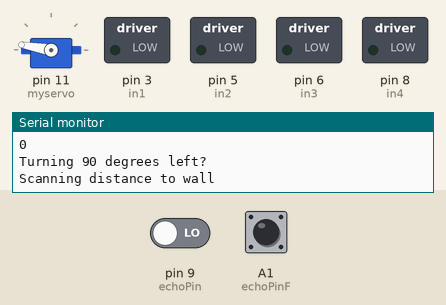
This sketch was run on a simulated Arduino Uno, built with avr-gcc and run on an emulated ATmega328P. On the bench: servo, switched loads named in the sketch (green lamp = pin HIGH), the last lines printed to the serial monitor. Inputs (shaded band) come from the test bench; at power-on: A1 (echoPinF) LOW, pin 9 (echoPin) LOW. Pins used as bus, display or sensor lines are not drawn.

Above: at 6.2 s.
At 23.2 s:
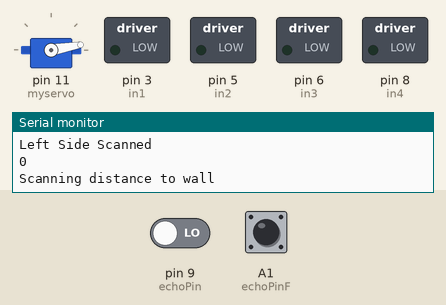
23.3 s: A1 (echoPinF) pulsed HIGH 5 times (0.12 s each, 0.3 s apart)
At 24.7 s:
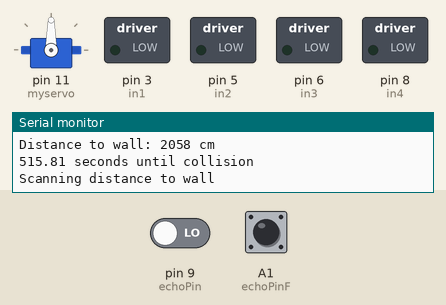
Timing chart, 0 to 35.3 s (numbered marks = the images above; inputs shaded):
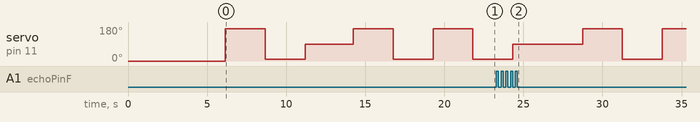

The sketch:

Arduino_Robot_Code_WServo_Degrees_SS.ino
```cpp
void(* resetFunc) (void) = 0;
//Defining connections for the motors
#define in1 3    //in1 (H-board) connected with 2 (Arduino)   Left
#define in2 5    //in2 (H-board) connected with 4 (Arduino)   Left                Probably change these values up here
#define in3 6    //in3 (H-board) connected with 7 (Arduino)   Right
#define in4 8    //in4 (H-board) connected with 8 (Arduino)   Right

//Definionnections for ultrasonic sensor
#define echoPin 9    //echo (Sensor) connected with PWM 9
#define trigPin 10   //trig (Sensor) connected with PWM 10
#define RESET 12     //restarts code

//
#define echoPinF A1    //echo (Sensor) connected with PWM 9
#define trigPinF A0   //trig (Sensor) connected with PWM 10

#include <Servo.h>
Servo myservo;

//Defining variables
long duration; //Long variable used to extend the amount of time the sensor records to properly measure the the speed of the wavelength when calculating distance
int distance; //variable for distance in centimeters
double Tim; //Time is in regards to miliseconds
int ang=0; //For Servo
int conWall=0;
int Left=0;
int Right=0;
double DWall=0;


//Defining variables for Front
long Fduration;
int Fdistance;
double FTim;
int Front=0;


void setup()
{
 myservo.attach(11);
 myservo.write(0);
 pinMode (trigPin, OUTPUT);     //The trig pin on the Servo Sensor
 pinMode (echoPin, INPUT);      //The echo pin on the Servo Sensor
 pinMode (trigPinF, OUTPUT);    //The trig pin on the Front Sensor
 pinMode (echoPinF, INPUT);     //The echo pin on the Front Sensor
 pinMode (in1, OUTPUT);         //In1 on the H-Board; Used to spin the left motor in the same direction as In3
 pinMode (in2, OUTPUT); //       //In2 on the H-Board; Used to spin the left motor in the same direction as In4  INPUT
 pinMode (in3, OUTPUT);         //In3 on the H-Board; Used to spin the right motor in the same direction as In1
 pinMode (in4, OUTPUT);          //In4 on the H-Board; Used to spin the right motor in the same direction as In2 INPUT

 Serial.begin(9600);            //Launches the Serial Monitor in 9600 baud
 Serial.println("Launching..."); //Just to know when the program starts
 Serial.println("(Failsafe Ready)");
 delay(2000);

 //Methods
 FindWall();                    //Used to find object
 TurnToWall();                  //Turns the robot in the direction of the wall
 LRCompare();                   //Possibly scan to detect which direction will allow the robot to move
 FollowWallSides();             //Wall following
 //More stuff                               The velocity is 3.989822670059037m/s (or 0.398982267005903668), the distance is found, and the time is t=d/v
}

double FindWall()
{
  do
  {
    myservo.write(ang);
    digitalWrite(trigPin, LOW);             //Doesn't trigger the Sensor
    delay(10);                              //The delay
    digitalWrite(trigPin, HIGH);            //Triggers the Sensor and the ultrasonic pulses
    delay(10);                              //Another delay
    digitalWrite(trigPin, LOW);             //Stops the Sensor
    duration=pulseIn(echoPin, HIGH);        //The echoPin activates and recieves the wave used by the trigPin
    distance=duration*0.0343/2;             //Distance=Duration*Speed of Sound (in centimeters)/the delay that the trigPin writes (in microseconds)
    Serial.print("Distance: ");             //Print
    Serial.print(distance);                 //Print
    Serial.println(" cm");                  //Prints and has the printing in the Serial Monitor be on separate lines
    ang=ang+1;
    delay (100);
  }
  while(ang<=170&&distance>=20);               //Change 40 to 20
    {
      if (distance<=20)                        //Change 40 to 20
      {
        ang=ang;
        Serial.print("Found nearby object: ");
        Serial.print(distance);
        Serial.print(" cm away at ");
        Serial.print(ang);
        Serial.println(" degrees");
        digitalWrite(trigPin, LOW);       //
        digitalWrite(echoPin, LOW);
        Serial.println("Scanning...paused");
        delay(1000);
        TurnToWall();
        Time();
        Approach();
      }
      if (ang>=170)
      {
        Serial.println("Task Failed: Reset");
        myservo.write(0);
        Serial.println("Repositioning Start...");
        Serial.println("Failsafe enabled");
        //Implement motors to either go foward by a little bit or spin to readjust itself
//       Realign ();
        resetFunc();
      }
    }
}

void TurnToWall()  //Used to change servo and readjust the motors
{
  if (ang==0||ang<10)
  {
    //The robot would have to turn 90 degrees, so only left motor would need to spin forward or both would need to spin the same distance
    Serial.println("Turning 90 degrees left?");
//  digitalWrite();
//  digitalWrite();
  }
    if (ang>=10&&ang<20)
  {
    Serial.println("Turning 75 degrees");
//  digitalWrite();
//  digitalWrite();
  }
    if (ang>25&&ang<35)
  {
    Serial.println("Turning 60 degrees");
//  digitalWrite();
//  digitalWrite();
  }
    if (ang>40&&ang<50)
  {
    Serial.println("Turning 45 degrees");
//  digitalWrite();
//  digitalWrite();
  }
    if (ang>55&&ang<65)
  {
    Serial.println("Turning 30 degrees");
//  digitalWrite();
//  digitalWrite();
  }
    if (ang>70&&ang<80)
  {
    Serial.println("Turning 15 degrees");
//digitalWrite();
//digitalWrite();
  }
    if (ang>85&&ang<95)
  {
    //The only one that would be able to go forward; so nothing would happen
    Serial.println("Turning 0 degrees");
  }
    if (ang>100&&ang<110)
  {
    Serial.println("Turning 15 degrees");
//digitalWrite();
//digitalWrite();
  }
    if (ang>115&&ang<125)
  {
    Serial.println("Turning 30 degrees");
//digitalWrite();
//digtialWrite();
  }
    if (ang>130&&ang<140)
  {
    Serial.println("Turning 45 degrees");
//digitalWrite();
//digitalWrite();
  }
    if (ang>145&&ang<155)
  {
    Serial.println("Turning 60 degrees");
//digitalWrite();
//digitalWrite();
  }
    if (ang>160)
  {
    Serial.println("Turing 75 degrees");
//digitalWrite();
//digitalWrite();
  }

}

void Time()
{
  //Basically use the distance given and divide by the velocity to find the time needed to determine how long the wheels should spin for


    digitalWrite(trigPin, LOW);             //Doesn't trigger the Sensor
    Serial.println("Scanning distance to wall");
    delay(10);                              //The delay
    digitalWrite(trigPin, HIGH);            //Triggers the Sensor and the ultrasonic pulses
    delay(10);                              //Another delay
    digitalWrite(trigPin, LOW);             //Stops the Sensor
    duration=pulseIn(echoPin, HIGH);        //The echoPin activates and recieves the wave used by the trigPin
  distance=duration*0.0343/2;
  Tim=distance/0.398982267005903668;
  Serial.print("Distance to wall: ");
  Serial.print(distance);
  Serial.println(" cm");
  Serial.print(Tim*0.1);                    //Multiplied by 0.001
  Serial.println(" seconds to approach object");
}

void Approach()
{
  int Right=0;
  int Left=0;
//  digitalWrite(in2, HIGH);   //Left
//  digitalWrite(in3, HIGH);   //Right                              I think these are reversed but I would have to test it
  delay(Tim*100);                  //either times 10 or 100
//  digitalWrite(in2, LOW);   //Left
//  digitalWrite(in3, LOW);   //Right
  delay(10);
  Serial.println("Here");
  Serial.println(distance);
  delay(1000);
  Serial.println(distance);
}

double LSide()
{
  myservo.write(170);
  digitalWrite(trigPin, LOW);             //Doesn't trigger the Sensor
  Serial.println("Scanning distance to wall");
  delay(10);                              //The delay
  digitalWrite(trigPin, HIGH);            //Triggers the Sensor and the ultrasonic pulses
  delay(10);                              //Another delay
  digitalWrite(trigPin, LOW);             //Stops the Sensor
  duration=pulseIn(echoPin, HIGH);        //The echoPin activates and recieves the wave used by the trigPin
  distance=duration*0.0343/2;
  Tim=distance/0.398982267005903668;
  delay (500);
  Left=distance;
  delay(1000);
  myservo.write(90);
  Serial.println("Left Side Scanned");
  Serial.println(distance);
  return Left;
}
double RSide()
{
  myservo.write(10);
  digitalWrite(trigPin, LOW);             //Doesn't trigger the Sensor
  Serial.println("Scanning distance to wall");
  delay(10);                              //The delay
  digitalWrite(trigPin, HIGH);            //Triggers the Sensor and the ultrasonic pulses
  delay(10);                              //Another delay
  digitalWrite(trigPin, LOW);             //Stops the Sensor
  duration=pulseIn(echoPin, HIGH);        //The echoPin activates and recieves the wave used by the trigPin
  distance=duration*0.0343/2;
  Tim=distance/0.398982267005903668;
  delay (500);
  Right=distance;
  delay(1000);
  myservo.write(90);
  Serial.println("Right Side Scanned");
  Serial.println(distance);
  return Right;
}

void LRCompare()
{
  LSide();
  RSide();
  if (Left>Right)  //Or unable to turn Right
  {
    Serial.println("Turning Left"); //I just put these to test but I do need to get the numbers at some point
    Serial.println(Left);
    Serial.println(Right);
    myservo.write(0);
    digitalWrite(in1, 100);
    digitalWrite(in3, 100);
    delay(1000); //Approx of 45 degrees
    digitalWrite(in1, 0);
    digitalWrite(in3, 0);
  }
  if (Left<Right)  //Or unable to turn Left
  {
    Serial.println("Turning Right");   //This is where the motors will turn the robot to align parallel with the wall
    Serial.println(Left);
    Serial.println(Right);
    myservo.write(180);
    digitalWrite(in4, HIGH);
    digitalWrite(in2, 250);
    delay(1000);
    digitalWrite(in4, 0);
    digitalWrite(in2, 0);
  }
  if (LSide==RSide)  //I might set it to turn another direction (back it up and rescan) if it does not have enough distance to turn in either direction
  {
    Serial.println("Confused");
    if (Left<20||Right<20)                                                                                          //Backs up if either left or right are less than 20, otherwise it automatically turns left
    {
//      digitalWrite();
//      digitalWrite();
    }
    else
    {
    //Turn Left
    Serial.println("Turning Left"); //I just put these to test but I do need to get the numbers at some point
    Serial.println(Left);
    Serial.println(Right);
    myservo.write(0);
    digitalWrite(in1, 100);
    digitalWrite(in3, 100);
    delay(1000); //Approx of 45 degrees
    digitalWrite(in1, 0);
    digitalWrite(in3, 0);
    }
  }
}

void FollowWallSides()
{
  //Constant scanning of the wall, while constanly changing the speeds of the motors to maintain a distance from the wall
  FrontSensor();
  SideSensor();
  Serial.println(Front);
  if (Front<10)
  {
    Serial.println("Wall");
    Serial.print(Front);
    Serial.println(" cm left");
    delay(1000);
    //Put digitalWrite statements here to stop the robot so it can reasses
//    digitalWrite();
//    digitalWrite();
//    digitalWrite();
//    digitalWrite();
    LSide();
    RSide();
    LRCompare();
  }
  if (Front>10)
  {
    Serial.println("DA");
    Serial.print(Front);
    Serial.println(" cm left until Wall");
//    digitalWrite();
//    digitalWrite();
  }
  //If the robot turned Right
  if (DWall>30&&Left<Right)
  {
//    digitalWrite();
//    digitalWrite();
    Serial.println("Shift towards wall");
  }
  if (DWall<10&&Left<Right)
  {
//    digitalWrite();
//    digitalWrite();
    Serial.println("Shift away from wall");
  }
  if (DWall>40&&Left<Right)
  {
    LCorner();
  }
  //If the robot turned left
    if (DWall>30&&Right<Left)
  {
//    digitalWrite();
//    digitalWrite();
    Serial.println("Shift towards wall");
  }
  if (DWall<10&&Right<Left)
  {
//      digitalWrite();
//      digitalWrite();
    Serial.println("Shift away from wall");
  }
  if (DWall>40&&Right<Left)
  {
    RCorner();
  }

}

//Inside if-statements for Follow Wall Sides
void LCorner()
{
  //This is going to be if a corner is detected on the left, which will cause the robot to turn to the left to follow the corner
//  digitalWrite();
//  digitalWrite();
}

void RCorner()
{
  //Same as the other one but for the right side
//digitalWrite();
//digitalWrite();
}


double FrontSensor()
{
  //Checks forward
  digitalWrite(trigPinF, LOW);             //Doesn't trigger the Sensor
  Serial.println("Scanning distance to wall");
  delay(10);                              //The delay
  digitalWrite(trigPinF, HIGH);            //Triggers the Sensor and the ultrasonic pulses
  delay(10);                              //Another delay
  digitalWrite(trigPinF, LOW);             //Stops the Sensor
  Fduration=pulseIn(echoPinF, HIGH);        //The echoPin activates and recieves the wave used by the trigPin
  Fdistance=Fduration*0.0343/2;
  Front=Fdistance;
  FTim=Fdistance/0.398982267005903668;
  Serial.print("Distance to wall: ");
  Serial.print(Fdistance);
  Serial.println(" cm");
  Serial.print(FTim*0.1);                    //Multiplied by 0.001
  Serial.println(" seconds until collision");
  return Front;
}
double SideSensor()
{
  //Checks forward
  digitalWrite(trigPin, LOW);             //Doesn't trigger the Sensor
  Serial.println("Scanning distance to wall");
  delay(10);                              //The delay
  digitalWrite(trigPin, HIGH);            //Triggers the Sensor and the ultrasonic pulses
  delay(10);                              //Another delay
  digitalWrite(trigPin, LOW);             //Stops the Sensor
  duration=pulseIn(echoPin, HIGH);        //The echoPin activates and recieves the wave used by the trigPin
  distance=duration*0.0343/2;
  DWall=distance;
  Serial.print("Distance to wall@: ");
  Serial.print(distance);
  Serial.println(" cm");
  return DWall;
}


void loop()
{
  //LCorner or RCorner statement
  FollowWallSides();
}
```
